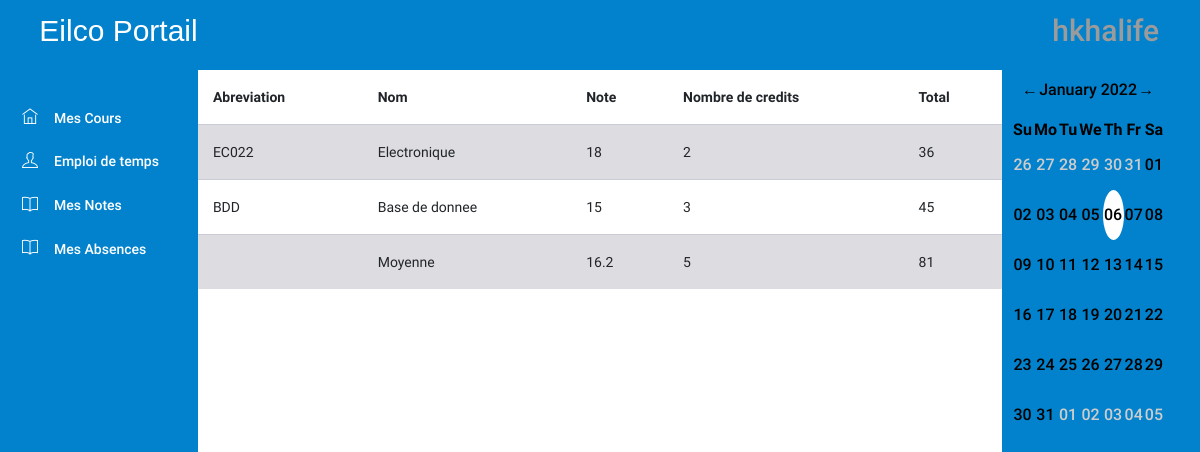
Page /PL/pages/student/notes.php (signed in) on the committed database.
### tables this page shows
CREATE TABLE `cours` (
  `idcours` int NOT NULL AUTO_INCREMENT,
  `nom` varchar(45) NOT NULL,
  `abreviation` varchar(45) NOT NULL,
  `prof_id` int NOT NULL,
  `credits` int NOT NULL,
  `formation_id` int NOT NULL,
  PRIMARY KEY (`idcours`),
  KEY `prof_idx` (`prof_id`),
  KEY `classe_cour_idx` (`formation_id`),
  CONSTRAINT `formation_cour` FOREIGN KEY (`formation_id`) REFERENCES `formation` (`idformation`) ON DELETE CASCADE ON UPDATE CASCADE,
  CONSTRAINT `prof_cour` FOREIGN KEY (`prof_id`) REFERENCES `users` (`iduser`) ON DELETE CASCADE ON UPDATE CASCADE
);

CREATE TABLE `notes` (
  `etudiant_id` int NOT NULL,
  `cours_id` int NOT NULL,
  `note` int NOT NULL,
  KEY `etudiant_idx` (`etudiant_id`),
  KEY `cour_idx` (`cours_id`),
  CONSTRAINT `cour_note` FOREIGN KEY (`cours_id`) REFERENCES `cours` (`idcours`) ON DELETE CASCADE ON UPDATE CASCADE,
  CONSTRAINT `etudiant_note` FOREIGN KEY (`etudiant_id`) REFERENCES `users` (`iduser`) ON DELETE CASCADE ON UPDATE CASCADE
);

### DTO/user.php (called while the page is built, shortened)
<?php
class user{
    private $username;
    public function getUsername() {
        return $this->username;
    }
}
?>

### DAL/coursRepository.php (called while the page is built, shortened)
<?php
require_once(__DIR__ . "/../DTO/cour.php");
function getCoursbystudentId($student_id)
{
    $conn = openConnection();
    $cours = null;
    $query = "select cours.* from users,cours where cours.formation_id=users.formation_id and users.iduser=?;";
    $stmt = $conn->prepare($query);
    $stmt->bind_param("i", $student_id);
    $stmt->execute();
    $result = $stmt->get_result();
    $i = 0;
    while ($row = mysqli_fetch_array($result)) {
        $cour = new cour();
        $cour->setId($row["idcours"]);
        $cour->setNom($row["nom"]);
        $cour->setAbreviation($row["abreviation"]);
        $cour->setProf_id($row["prof_id"]);
        $cour->setFormation_id($row["formation_id"]);
        $cour->setNb_credits($row["credits"]);
        $cours[$i] = $cour;
        $i++;
    }
    return $cours;
}
function getCoursGrade($student_id, $cours_id)
{
    $conn = openConnection();
    $note = null;
    try {
        $sql = "select note from notes where cours_id=? and etudiant_id =?;";
        $stmt = $conn->prepare($sql);
        $stmt->bind_param("ii", $cours_id, $student_id);
        $stmt->execute();
        $result = $stmt->get_result();
        if ($result->num_rows > 0) {
            if ($row = $result->fetch_assoc()) {
                $note = $row["note"];
            }
        }
    } catch (Exception $ex) {
    }
    return $note;
}

### BLL/coursManager.php (called while the page is built, shortened)
<?php
require(__DIR__."/../DAL/coursRepository.php");
function getCoursbystudent($student_id) {
    return getCoursbystudentId($student_id);
}
function getNoteCour($student_id,$cours_id) {
    return getCoursGrade($student_id,$cours_id);
}
?>

### DTO/cour.php (called while the page is built, shortened)
<?php
class cour{
    private $nom;
    private $abreviation;
    private $nb_credits;
    public function getNom() {
        return $this->nom;
    }
    public function setNom($nom) {
        $this->nom = $nom;
    }
    public function getAbreviation() {
        return $this->abreviation;
    }
    public function setAbreviation($abreviation) {
        $this->abreviation = $abreviation;
    }
    public function getNb_credits() {
        return $this->nb_credits;
    }
    public function setNb_credits($nb_credits) {
        $this->nb_credits = $nb_credits;
    }
}
?>

### PL/pages/student/notes.php (the view, shortened to what this page needs)
<!DOCTYPE html>
<html lang="en">
<head>
    <link rel="stylesheet" href="../../assets/vendors/ti-icons/css/themify-icons.css">
    <link rel="stylesheet" href="../../styles/admin_page.css">
    <link rel="stylesheet" href="../../styles/rome.css">
</head>
<body>
    <div class="container-scroller">
        <nav class="navbar col-lg-12 col-12 p-0 fixed-top d-flex flex-row">
            <div class="text-center navbar-brand-wrapper d-flex align-items-center justify-content-center">
                <h3 style="color: white; font-family: 'Gill Sans', 'Gill Sans MT', Calibri, 'Trebuchet MS', sans-serif;">
                    Eilco Portail</h3>
            </div>
            <div class="navbar-menu-wrapper d-flex align-items-center justify-content-end">
                <ul class="navbar-nav navbar-nav-right">
                    <li class="nav-item nav-profile dropdown">
                        <a class="nav-link dropdown-toggle" href="#" data-toggle="dropdown" id="profileDropdown">
                            <?php
                            require("../../../DTO/user.php");
                            echo "<h3>" . unserialize($_SESSION['loggeduser'])->getUsername() . "</h3>";
                            ?>
                        </a>
                    </li>
                </ul>
            </div>
        </nav>
        <div class="container-fluid page-body-wrapper">
            <nav class="sidebar sidebar-offcanvas" id="sidebar">
                <ul class="nav">
                    <li class="nav-item">
                        <a class="nav-link" href="student_page.php">
                            <i class="ti-home menu-icon"></i>
                            <span class="menu-title">Mes Cours</span>
                        </a>
                    </li>
                    <li class="nav-item">
                        <a class="nav-link" href="edt.php">
                            <i class="ti-user menu-icon"></i>
                            <span class="menu-title">Emploi de temps </span>
                        </a>
                    </li>
                    <li class="nav-item">
                        <a class="nav-link" href="notes.php">
                            <i class="ti-book menu-icon"></i>
                            <span class="menu-title">Mes Notes</span>
                        </a>
                    </li>
                    <li class="nav-item">
                        <a class="nav-link" href="absence.php">
                            <i class="ti-book menu-icon"></i>
                            <span class="menu-title">Mes Absences</span>
                        </a>
                    </li>
                </ul>
            </nav>
            <div class="main-panel">
                <div class="content-wrapper">
                    <table class="table table-striped">
                        <?php
                        require('../../../BLL/coursManager.php');
                        $u = unserialize($_SESSION['loggeduser']);
                        $courses = getCoursbystudent($u->getId());
                        $totalNbCredit = 0;
                        $moyenne = 0;
                        echo
                        "<thead>" .
                            "<tr>" .
                            "<th>" .
                            "Abreviation" .
                            "</th>" .
                            "<th>" .
                            "Nom" .
                            "</th>" .
                            "<th>" .
                            "Note" .
                            "</th>" .
                            "<th>" .
                            "Nombre de credits" .
                            "</th>" .
                            "<th>" .
                            "Total" .
                            "</th>" .
                            "</tr>" .
                            "</thead>";
                        if ($courses != null) {
                            for ($i = 0; $i < count($courses); $i++) {
                                echo "<tr>"
                                    . "<td>" . $courses[$i]->getAbreviation() . "</td>"
                                    . "<td>" . $courses[$i]->getNom() . "</td>"
                                    . "<td>" . getNoteCour($u->getId(), $courses[$i]->getId()) . "</td>"
                                    . "<td>" . $courses[$i]->getNb_credits() . "</td>"
                                    . "<td>" . getNoteCour($u->getId(), $courses[$i]->getId()) * $courses[$i]->getNb_credits() . "</td>"
                                    . "</tr>";
                                $totalNbCredit = $totalNbCredit + $courses[$i]->getNb_credits();
                                $moyenne = $moyenne + getNoteCour($u->getId(), $courses[$i]->getId()) * $courses[$i]->getNb_credits();
                            }
                            echo "<tr>"
                                . "<td></td>"
                                . "<td>Moyenne</td>"
                                . "<td>" . $moyenne / $totalNbCredit . "</td>"
                                . "<td>" . $totalNbCredit . "</td>"
                                . "<td>" . $moyenne . "</td>"
                                . "</tr>";
                        }
                        ?>
                    </table>
                </div>
            </div>
            <nav class="sidebar calendarbar" id="sidebar">
                <form action="#" class="row">
                    <div class="col-md-12">
                        <div id="inline_cal"></div>
                    </div>
                </form>
        </div>
    </div>
</body>
</html>

### rows in the picture
cours: abreviation "EC022", nom "Electronique", idcours.note "18", credits "2", getNoteCour($u->getId(), $courses[$i]->getId()) * $courses[$i]->getNb_credits() "36"
cours: abreviation "BDD", nom "Base de donnee", idcours.note "15", credits "3", getNoteCour($u->getId(), $courses[$i]->getId()) * $courses[$i]->getNb_credits() "45"

### other values in the picture
unserialize($_SESSION['loggeduser'])->getUsername() "hkhalife"
$moyenne / $totalNbCredit "16.2"
$totalNbCredit "5"
$moyenne "81"
